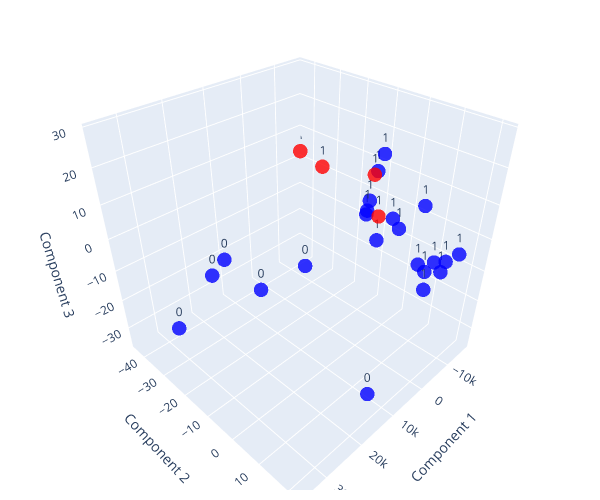

Notebook source saved alongside this figure:
### Code cell
def plt_pca(pca_data, kmeans, dpn):


    fig = go.Figure()
    str_labels = [label for label in kmeans.labels_]
    cluster_colors = {0: 'blue', 1: 'red'}
    cluster_colors = dict(zip(range(2), cluster_colors.values()))

    fig.add_trace(go.Scatter3d(
        x=pca_data[0],
        y=pca_data[1],
        z=pca_data[2],
        mode='markers+text',
        marker=dict(
            size=5,
            color=list(map(lambda label: cluster_colors[label], dpn)),
            opacity=0.8
        ),
        text=str_labels,
        textposition='top center'
    ))

    fig.update_layout(
        scene=dict(
            xaxis_title='Component 1',
            yaxis_title='Component 2',
            zaxis_title='Component 3',
            aspectratio=dict(x=1, y=1, z=1),
            aspectmode='cube'
        ),
        width=600, height=500,
        margin=dict(l=10, r=10, b=10, t=10)
    )

    fig.show()

### Figure 1 — Plotly figure (JSON) as saved in the notebook; plotly's stock layout.template omitted (floating-point values rounded to 4 significant figures)
{"data": [{"marker": {"color": ["blue", "blue", "blue", "blue", "blue", "blue", "blue", "blue", "blue", "blue", "blue", "blue", "blue", "blue", "blue", "blue", "blue", "blue", "blue", "blue", "blue", "blue", "red", "red", "red", "red"], "opacity": 0.8, "size": 5}, "mode": "markers+text", "text": ["1", "1", "1", "1", "1", "0", "1", "1", "0", "1", "1", "1", "1", "1", "0", "1", "0", "1", "1", "0", "1", "0", "1", "1", "1", "1"], "textposition": "top center", "type": "scatter3d", "x": [703.3, -9301.0, -748.3, -11360.0, -6865.0, 23030.0, -15420.0, -5286.0, 24480.0, -4401.0, -14360.0, -13390.0, -15090.0, -9716.0, 10450.0, 5448.0, 27940.0, -8384.0, -543.7, 35270.0, 3578.0, 29520.0, -16570.0, -936.0, -15990.0, -12060.0], "y": [21.71, 21.22, 16.44, 15.6, 19.56, 7.648, -14.58, 12.76, -4.97, 16.35, -12.62, -9.608, -9.678, 11.97, 15.44, 9.397, -12.3, 1.205, 10.04, -21.24, 4.014, -14.94, -44.04, 1.113, -33.56, -6.923], "z": [4.027, -0.2679, -0.2313, -10.03, -1.761, 10.39, -7.402, 12.02, -1.993, -10.55, -1.485, 9.423, -14.05, -10.76, -35.24, 28.76, 5.038, 1.796, 7.107, -15.52, 11.78, 0.2117, 2.595, 17.98, 1.15, -2.987]}], "layout": {"height": 500, "margin": {"b": 10, "l": 10, "r": 10, "t": 10}, "scene": {"aspectmode": "cube", "aspectratio": {"x": 1, "y": 1, "z": 1}, "xaxis": {"title": {"text": "Component 1"}}, "yaxis": {"title": {"text": "Component 2"}}, "zaxis": {"title": {"text": "Component 3"}}}, "width": 600}}
